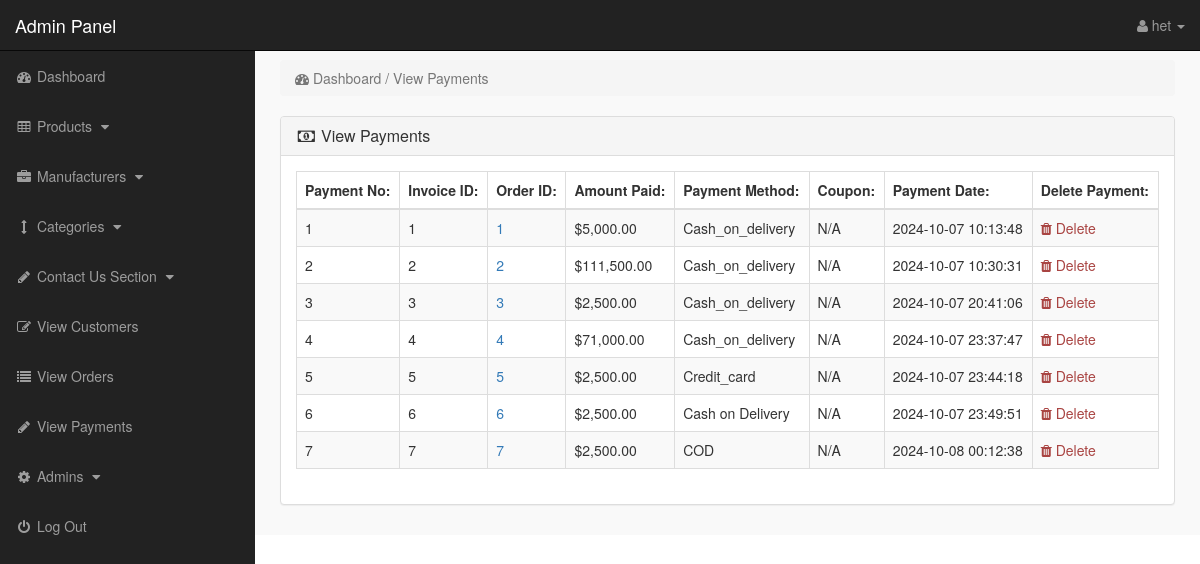
/admin/index.php?view_payments (signed in), run on an earlier commit of the app's database.
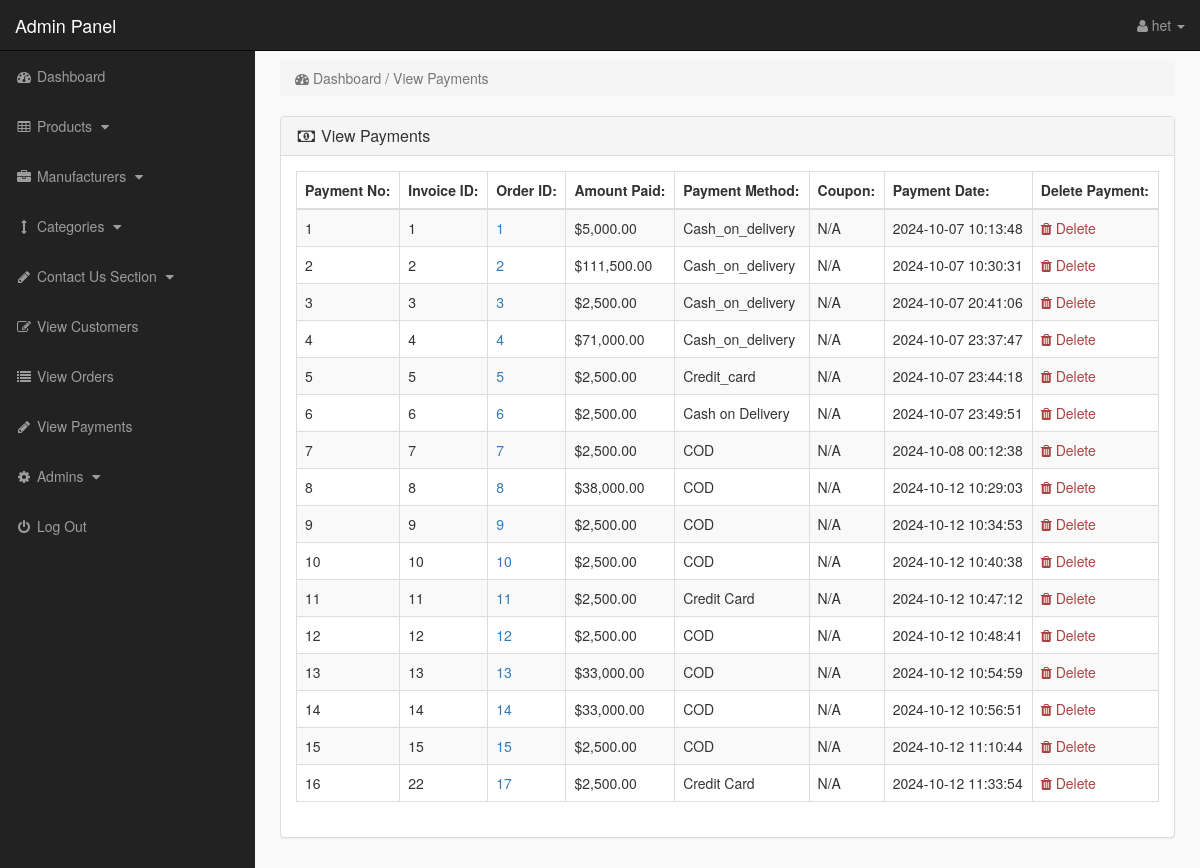
And on a later commit of the database.
### tables this page shows
CREATE TABLE `payments` (
  `payment_id` int(10) NOT NULL,
  `invoice_id` int(11) DEFAULT NULL,
  `amount` int(10) NOT NULL,
  `payment_mode` text NOT NULL,
  `ref_no` int(10) NOT NULL,
  `code` int(10) NOT NULL,
  `payment_date` text NOT NULL
);

CREATE TABLE `customer_orders` (
  `order_id` int(10) NOT NULL,
  `invoice_id` int(11) DEFAULT NULL,
  `customer_id` int(10) NOT NULL,
  `due_amount` decimal(10,2) NOT NULL,
  `order_date` timestamp NOT NULL DEFAULT current_timestamp(),
  `order_status` varchar(255) NOT NULL DEFAULT 'Complete',
  `order_total` decimal(10,2) NOT NULL
);

### admin/view_payments.php (the view)
<?php
if (!isset($_SESSION['admin_email'])) {
    echo "<script>window.open('login.php','_self')</script>";
} else {
?>
    <div class="row">
        <div class="col-lg-12">
            <ol class="breadcrumb">
                <li class="active">
                    <i class="fa fa-dashboard"></i> Dashboard / View Payments
                </li>
            </ol>
        </div>
    </div>
    <div class="row">
        <div class="col-lg-12">
            <div class="panel panel-default">
                <div class="panel-heading">
                    <h3 class="panel-title">
                        <i class="fa fa-money fa-fw"></i> View Payments
                    </h3>
                </div>
                <div class="panel-body">
                    <div class="table-responsive">
                        <table class="table table-hover table-bordered table-striped table-sm">
                            <thead class="thead-dark">
                                <tr>
                                    <th>Payment No:</th>
                                    <th>Invoice ID:</th>
                                    <th>Order ID:</th>
                                    <th>Amount Paid:</th>
                                    <th>Payment Method:</th>
                                    <th>Coupon:</th>
                                    <th>Payment Date:</th>
                                    <th>Delete Payment:</th>
                                </tr>
                            </thead>
                            <tbody>
                                <?php
                                $i = 0;
                                $get_payments = "
                                    SELECT payments.*, customer_orders.order_id
                                    FROM payments
                                    JOIN customer_orders ON payments.invoice_id = customer_orders.invoice_id";
                                $run_payments = mysqli_query($con, $get_payments);
                                if ($run_payments) {
                                    while ($row_payments = mysqli_fetch_array($run_payments)) {
                                        $payment_id = $row_payments['payment_id'];
                                        $invoice_id = isset($row_payments['invoice_id']) ? $row_payments['invoice_id'] : 'N/A';
                                        $order_id = isset($row_payments['order_id']) ? $row_payments['order_id'] : 'N/A';
                                        $amount = $row_payments['amount'];
                                        $payment_mode = $row_payments['payment_mode'];
                                        $coupon = isset($row_payments['coupon']) ? $row_payments['coupon'] : 'N/A';
                                        $payment_date = $row_payments['payment_date'];
                                        $i++;
                                ?>
                                        <tr>
                                            <td><?php echo $i; ?></td>
                                            <td><?php echo $invoice_id; ?></td>
                                            <td>
                                                <a href="../order_confirmation.php?order_id=<?php echo $order_id; ?>" class="text-primary">
                                                    <?php echo $order_id; ?>
                                                </a>
                                            </td>
                                            <td>$<?php echo number_format($amount, 2); ?></td>
                                            <td><?php echo ucfirst($payment_mode); ?></td>
                                            <td><?php echo $coupon; ?></td>
                                            <td><?php echo date('Y-m-d H:i:s', strtotime($payment_date)); ?></td>
                                            <td>
                                                <a href="index.php?payment_delete=<?php echo $payment_id; ?>" class="text-danger">
                                                    <i class="fa fa-trash"></i> Delete
                                                </a>
                                            </td>
                                        </tr>
                                <?php
                                    }
                                } else {
                                    echo "<tr><td colspan='8'>Error fetching payments: " . mysqli_error($con) . "</td></tr>";
                                }
                                ?>
                            </tbody>
                        </table>
                    </div>
                </div>
            </div>
        </div>
    </div>
<?php } ?>

What changed in the data, as far as the page shows it:
added payments: invoice "8", customer_orders.order_id "8", amount "38,000.00", payment_mode "COD", coupon "N/A", payment_date "2024-10-12 10:29:03"
added payments: invoice "9", customer_orders.order_id "9", amount "2,500.00", payment_mode "COD", coupon "N/A", payment_date "2024-10-12 10:34:53"
added payments: invoice "10", customer_orders.order_id "10", amount "2,500.00", payment_mode "COD", coupon "N/A", payment_date "2024-10-12 10:40:38"
added payments: invoice "11", customer_orders.order_id "11", amount "2,500.00", payment_mode "Credit Card", coupon "N/A", payment_date "2024-10-12 10:47:12"
added payments: invoice "12", customer_orders.order_id "12", amount "2,500.00", payment_mode "COD", coupon "N/A", payment_date "2024-10-12 10:48:41"
added payments: invoice "13", customer_orders.order_id "13", amount "33,000.00", payment_mode "COD", coupon "N/A", payment_date "2024-10-12 10:54:59"
added payments: invoice "14", customer_orders.order_id "14", amount "33,000.00", payment_mode "COD", coupon "N/A", payment_date "2024-10-12 10:56:51"
added payments: invoice "15", customer_orders.order_id "15", amount "2,500.00", payment_mode "COD", coupon "N/A", payment_date "2024-10-12 11:10:44"
added payments: invoice "22", customer_orders.order_id "17", amount "2,500.00", payment_mode "Credit Card", coupon "N/A", payment_date "2024-10-12 11:33:54"
